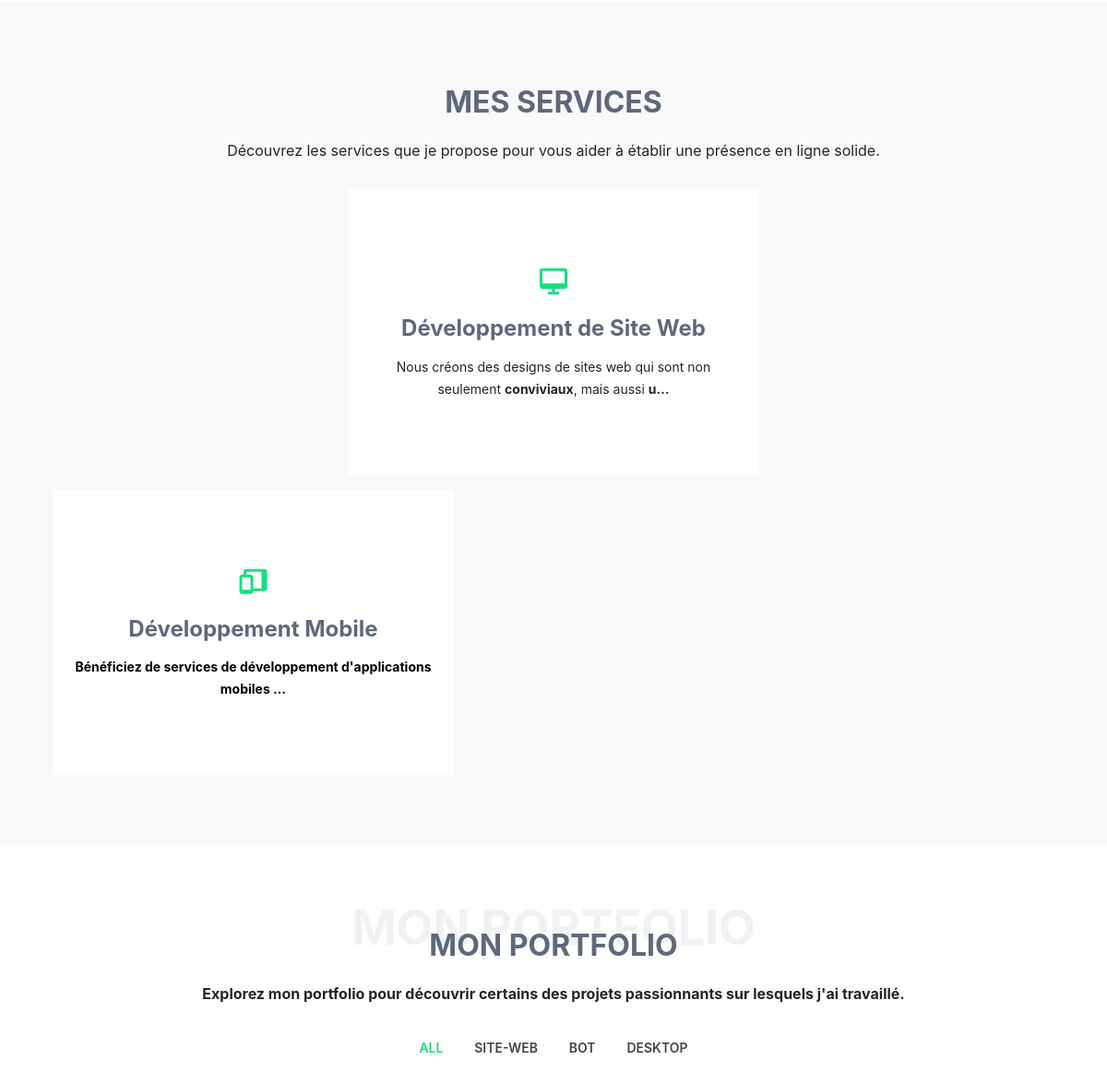
Before: / (middle part) with the older database file.
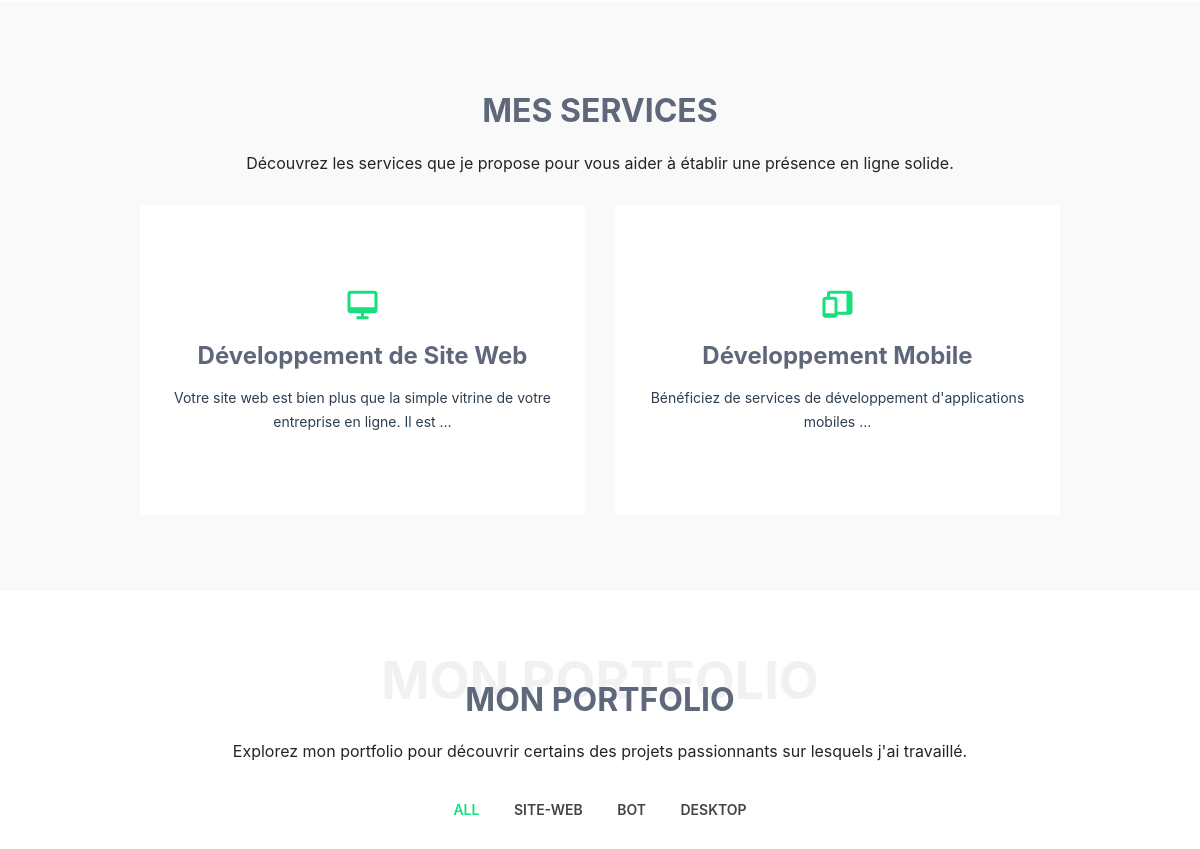
After: the same page with the newer database file.
### Core/models.py (models this page shows, shortened)
class Service(models.Model):
    name = models.CharField(max_length=100)
    description = RichTextField()
    image = models.ImageField(upload_to='services/', blank=True)
    icon = models.CharField(max_length=150,blank=True)
    plans = models.ManyToManyField(Plan, blank=True)

class WebInfo(models.Model):
    owner_name = models.CharField(max_length=150,default='Soufiane Majdar')
    website_name = models.CharField(max_length=150,default='Agency')
    website_description = RichTextField(null=True, blank=True)
    website_logo = models.ImageField(upload_to='WebInfo/', null=True, blank=True)
    Hero_title = models.CharField(max_length=150)
    Hero_description = RichTextField(null=True, blank=True)
    Hero_image = models.ImageField(upload_to='WebInfo/', null=True, blank=True)
    about_title = models.CharField(max_length=150)
    about_description = RichTextField(null=True, blank=True)
    about_image = models.ImageField(upload_to='WebInfo/', null=True, blank=True)
    Services_title = models.CharField(max_length=150)
    Services_description = RichTextField(null=True, blank=True)
    Portfolio_title = models.CharField(max_length=150)
    Portfolio_description = RichTextField(null=True, blank=True)
    Testimonial_title = models.CharField(max_length=150,blank=True)
    Testimonial_description = RichTextField(null=True, blank=True)
    Contact_title = models.CharField(max_length=150)
    Contact_description = RichTextField(null=True, blank=True)
    Location = models.TextField(null=True, blank=True)
    Email = models.EmailField(null=True, blank=True, max_length=254)
    Phone = models.CharField(null=True, blank=True, max_length=20)
    linkedin = models.URLField(null=True, blank=True)
    github = models.URLField(null=True, blank=True)

### Core/views.py (the view)
# urls.py: 2. Add a URL to urlpatterns:  path('', views.home, name='home')
def home(request):
    title = "Home"
    services = Service.objects.all()
    portfolios = Portfolio.objects.all()
    P_Category = []
    for portfolio in portfolios:
        if portfolio.category not in P_Category:
            P_Category.append(portfolio.category)
    testimonials = Testimonial.objects.all()
    print(testimonials)
    context = {'title': title, 'services': services, 'portfolios': portfolios, 'P_Category': P_Category, 'testimonials': testimonials}
    context.update(get_web_info())
    return render(request, 'Home.html', context)

### templates/Home.html (shortened to what this page needs)
{% extends "base.html" %} {% block content %}
<main id="main mt-4">
  {% include "Main/Services.html" %}
  {% include "Main/Portfolio.html" %}
</main>
{% endblock %}

### templates/Main/Services.html (shortened to what this page needs)
<section id="services" class="services section-bg">
    <div class="container">
      <div class="section-title">
        <h2>
          {{Services_title}}
        </h2>
        <p>
          {{Services_description | safe}}
        </p>
      </div>
      <div class="row justify-content-center" >
        {% for service in services%}
            <div class="col-lg-5 col-md-5  d-flex mb-3">
              <div class="icon-box">
                <div class="icon"><i class='{{service.icon}}'></i></div>
                <h4><a href="{% url 'service' id=service.id %}">{{service.name}}</a></h4>
                <p>
                  {{service.description | safe |truncatechars:120}}
                </p>
              </div>
            </div>
        {% endfor %}
        </div>
    </div>
      </section>

### templates/Main/Portfolio.html (shortened to what this page needs)
<section id="portfolio" class="portfolio">
    <div class="container">
      <div class="section-title">
        <span>
          {{Portfolio_title}}
        </span>
        <h2>
          {{Portfolio_title}}
        </h2>
        <p class="px-5">
          {{Portfolio_description | safe}}
        </p>
      </div>
      <div class="row">
        <div class="col-lg-12 d-flex justify-content-center">
          <ul id="portfolio-flters">
            <li data-filter="*" class="filter-active">All</li>
            {% for p in P_Category%}
            <li data-filter=".filter-{{p}}">{{p}}</li>
            {% endfor %}
          </ul>
        </div>
      </div>
    </div>
  </section>

Changed rows visible on the page:
changed Service "Développement de Site Web": description "Nous créons des designs de sites web qui sont non seulement conviviaux , mais aussi u…" → "Votre site web est bien plus que la simple vitrine de votre entreprise en ligne. Il est …"
